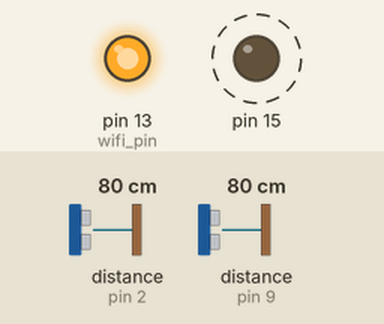
This sketch was run on a simulated Arduino Mega 2560, built with avr-gcc and run on an emulated ATmega2560. On the bench: output pins drawn as LEDs (lit = HIGH). Dashed ring = blinking. The inputs (shaded band) are chosen by the test bench; at power-on: distance to the obstacle (sensors on pin 2, pin 9) 80 cm. The modem accepts every AT command (registered, SIM ready, sends succeed) and sends nothing else; what the sketch prints to the serial monitor is not drawn.

Above: at 29.3 s.
Timing chart, 0 to 33.5 s (numbered marks = the images above):
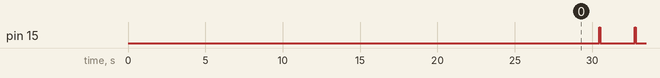

The sketch:

ultrasonic_client.ino
```cpp
#include <NewPing.h>
unsigned int us_value1,us_value2;
#define MAX_DISTANCE 400
#define DEBUG true
#define wifi_pin 13
boolean wificonnected=false;

String Wifi_SSID="TP-LINK_9B957E";//replace with your Wifi SSID name
String Wifi_PWD="279B957E";       //replace with your Wifi password
//String Wifi_SSID="Ambientwalk";//replace with your Wifi SSID name
//String Wifi_PWD="somatheremin";
//String apikey="0P31Q41VMNV3KVJO";  // YOUR THINGSPEAK.COM ACCOUNT API KEY
//for device 1 (sewed)
//NewPing sonar1(4, 2, MAX_DISTANCE);//left
//NewPing sonar2(9, 7, MAX_DISTANCE);//right
//for device 2 (cover-removable)
NewPing sonar1(3, 2, MAX_DISTANCE);//left
NewPing sonar2(8, 9, MAX_DISTANCE);//right

void setup()
{
  pinMode(13, OUTPUT);
  pinMode(15, OUTPUT);
  digitalWrite (13, HIGH);
  Serial.begin(9600);
  Serial1.begin(9600);

  sendData("AT+RST\r\n",2000,DEBUG); // reset module
  sendData("AT+CWMODE=1\r\n",500,DEBUG); // configure as client
  sendData("AT+CWLAP\r\n",500,DEBUG);
  Serial.println(Serial1.read());
  //sendData("AT+CWJAP=\"" + Wifi_SSID + "\",\"" + Wifi_PWD + "\"\r\n",5000,DEBUG); // connect to router
  //delay(3000);
  for(int i=1; i<5; i++){
 sendData("AT+CWJAP=\"" + Wifi_SSID + "\",\"" + Wifi_PWD + "\"\r\n",5000,DEBUG);
 if(Serial1.find("OK")){
    wificonnected=true;
    //digitalWrite (15, HIGH);
    Serial.println("Wifi connected");
    break;
 }
 else{
  // digitalWrite (15, LOW);
 delay(50);
 }
 }
 // if(Serial1.find("OK")){
    //wificonnected=true;
  //break;
 // }//end if
 // else{delay(50);}
  //}//end for
  //if(!wificonnected){Serial.println("Couldn't connect to wifi.");}
  sendData("AT+CIFSR\r\n",500,DEBUG); // get ip address
  sendData("AT+CIPMUX=1\r\n",500,DEBUG); // configure for multiple connections

  Serial.println("Server ready");
  Serial.println();
}

void loop()
{ us_value1 = sonar1.ping()/US_ROUNDTRIP_CM;
  Serial.print("Distance1: ");
  Serial.print(us_value1);
  Serial.print("cm; ");
  us_value2 = sonar2.ping()/US_ROUNDTRIP_CM;
   Serial.print("Distance2: ");
  Serial.print(us_value2);
  Serial.println("cm ");

  String ultrasonic1=String(us_value1);// turn integer to string
  String ultrasonic2=String(us_value2);

  // TCP CONNECTION
  /*
  String connectServer = "AT+CIPSTART=4,\"UDP\",\"";
  connectServer += "184.106.153.149"; // api.thingspeak.com
  connectServer += "\",80";
*/
//UDP connection to OSC receiver

  String connectServer = "AT+CIPSTART=4,\"UDP\",\"";
  //connectServer += "172.20.10.2"; // server on processing (uni mac), will change ip to phone's ip
  connectServer += "192.168.0.100";//android phone,TP-Link modem
  //connectServer += "172.20.10.6"; //home mac, Ambientwalk
 // connectServer += "172.20.10.4"; //android phone, Ambientwalk
  connectServer += "\",12000,1112,0";


  //Serial.print("TCP Connection = ");
  Serial.print("UDP Connection = ");
  Serial.println(connectServer);
  Serial1.println(connectServer);
  delay(1000);  // wait 1 second to establish connection between thingSpeak and ESP8266

  if(Serial1.find("Error"))
  {
    Serial.println("AT+CIPSTART error");
    return;
  }

  // UPDATE THINGSPEAK CHANNEL WITH DATA STRING
  /*
  String dataToPush = "GET /update?api_key=";
  dataToPush += apikey;
  dataToPush +="&field1=";
  dataToPush += ultrasonic1;
  dataToPush +="&field2=";
  dataToPush += ultrasonic2;
  dataToPush += "\r\n\r\n";
*/
//sample osc
String dataToPush = "L"+ultrasonic1+"R"+ultrasonic2+"\r\n";
//String dataToPush="L220R20\r\n";
  Serial.print("Data updated = ");
  Serial.print(dataToPush);

  // SEND DATA LENGTH
  String sendData = "AT+CIPSEND=4,";
  sendData += String(dataToPush.length());

  Serial.print("Data length = ");
  Serial.println(sendData);
  Serial1.println(sendData);
  delay(200);  // wait 2 second to establish connection between thingSpeak and ESP8266
//Serial.println(Serial1.readString());
  if(Serial1.find("OK"))
  {
    Serial1.print(dataToPush);
    Serial.println("Data sent");
    digitalWrite (15, HIGH);
    delay(50);
    digitalWrite (15, LOW);
  }
  else
  { digitalWrite (15, LOW);
    Serial1.println("AT+CIPCLOSE");
    Serial.println("AT+CIPCLOSE");  // alerting closing connection
  }

 // delay(1000);  // 1 sec delay between updates
}

String sendData(String command, const int timeout, boolean debug)
{
    String response = "";

    Serial1.print(command); // send the read character to the esp8266

    long int time = millis();

    while( (time+timeout) > millis())
    {
      while(Serial1.available())
      {
        char c = Serial1.read(); // read the next character.
        response+=c;
      }
    }

    if(debug)
    {
      Serial.print(response);
    }

    return response;
}
```

Measured:
- by itself, pin 15: alternates HIGH for 0.05 s and LOW for 2.2 s
